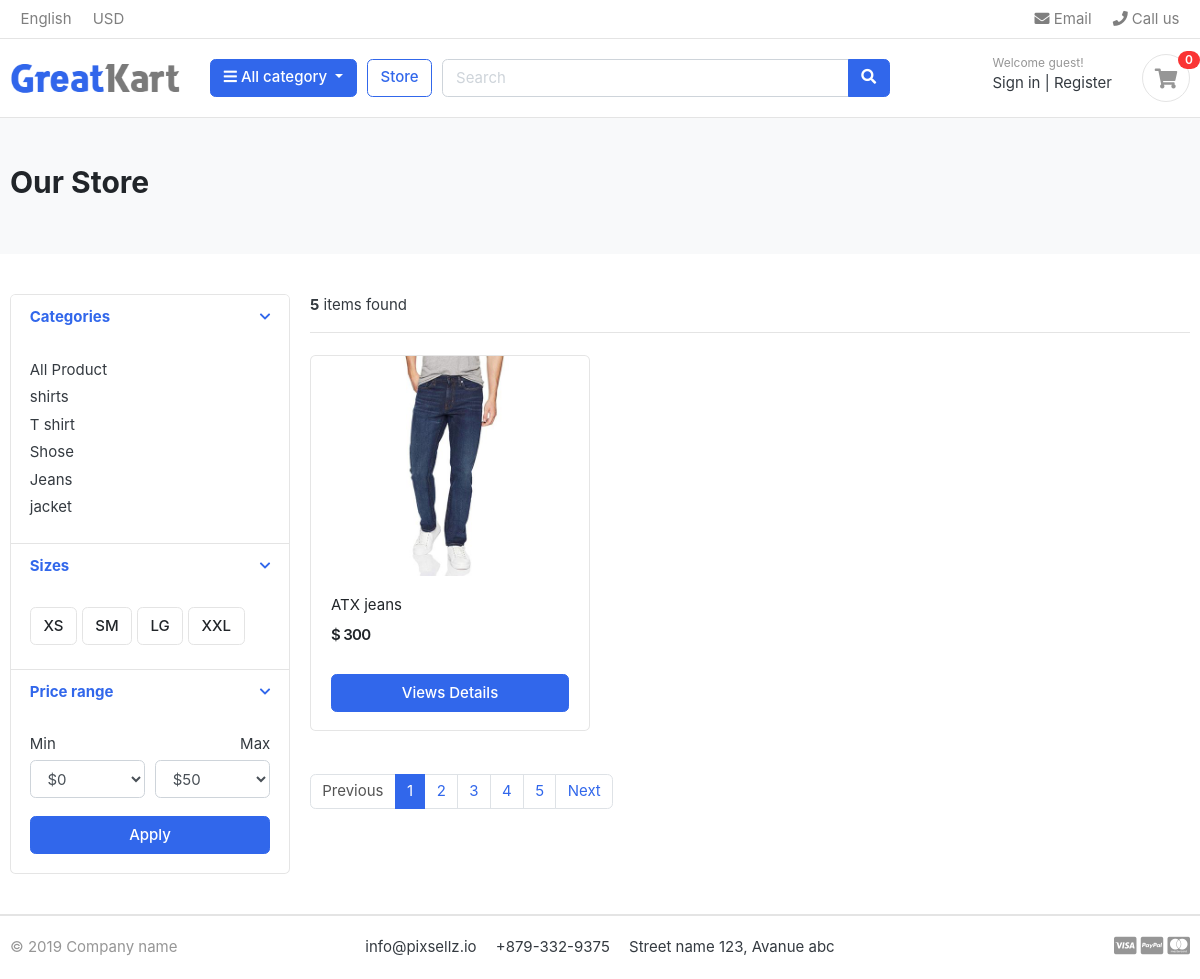
/store/, run on the app's committed database.
### category/models.py (models this page shows)
class Category(models.Model):
    category_name= models.CharField(max_length=100,unique=True)
    slug=models.SlugField(max_length=100,unique=True)
    description=models.TextField(max_length=100,blank=True)
    cat_image=models.ImageField(upload_to='photos/category/',blank=True)
    def get_url(self):
            return reverse('products_by_category',args=[self.slug])
    def __str__(self):
        return self.category_name

### store/models.py (models this page shows, shortened)
class Product(models.Model):
    name=models.CharField(max_length=10)
    slug=models.SlugField(max_length=10)
    description=models.TextField(max_length=10,blank=True)
    price=models.IntegerField()
    image=models.ImageField(upload_to='photos/products')
    stock=models.IntegerField()
    is_available=models.BooleanField(default=True)
    category=models.ForeignKey(Category,on_delete=models.CASCADE)
    created_date= models.DateTimeField(auto_now_add=True)
    modified_date=models.DateTimeField(auto_now=True)
    def get_url(self):
        return reverse('product_detail',args=[self.category.slug,self.slug])

### store/views.py (the view)
# urls.py: path("store/",include('store.urls')),
def store(request,category_slug=None):
    category=None
    product=None
    if category_slug!=None:
        category= get_object_or_404(Category,slug=category_slug)
        product = Product.objects.filter(category=category,is_available=True)
        paginator= Paginator(product,1)
        page=request.GET.get('page')
        paged_product=paginator.get_page(page)
        product_count=product.count()
    else:
        product =Product.objects.all().filter(is_available=True).order_by('id')
        paginator = Paginator(product,1)
        page= request.GET.get('page')
        paged_product =paginator.get_page(page)
        product_count=product.count()
    context={
                "product":paged_product,
                'product_count':product_count
            }
    return render(request, "store/store.html",context)

### carts/context_proceesor.py (called while the page is built)
def counter(request):
    cart_count=0
    if 'admin' in request.path:
        return {}
    else:
        try:
            cart =Cart.objects.filter(cart_id=_cart_id(request))
            cart_items =CartItem.objects.all().filter(cart=cart[:1])
            for cart_item in cart_items:
                cart_count+=cart_item.quantity
        except Cart.DoesNotExist:
            cart_count=0
    return dict(cart_count=cart_count)

### carts/views.py (called while the page is built)
def _cart_id(request):
    cart = request.session.session_key
    if not cart:
        cart = request.session.create()
    return cart

### category/context_processore.py (called while the page is built)
def manu_list(request):
    links=Category.objects.all()
    print("--", dict(link=links))
    return dict(link=links)

### store/templates/store/store.html (shortened to what this page needs)
{%extends 'base.html'%}
{%load static%}
{% block content %}
<section class="section-pagetop bg">
<div class="container">
	{%if 'search' in request.path%}
	  <h2 class="title-page">Search result</h2>
	{%else%}
	   <h2 class="title-page">Our Store</h2>
	{%endif%}
</div>
</section>
<section class="section-content padding-y">
<div class="container">
<div class="row">
	<aside class="col-md-3">
<div class="card">
	<article class="filter-group">
		<header class="card-header">
			<a href="#" data-toggle="collapse" data-target="#collapse_1" aria-expanded="true" class="">
				<i class="icon-control fa fa-chevron-down"></i>
				<h6 class="title">Categories</h6>
			</a>
		</header>
		<div class="filter-content collapse show" id="collapse_1" style="">
			<div class="card-body">
				<ul class="list-menu">
				    <li><a href="{% url 'store' %}">All Product</a></li>
					{%for category in link%}
				<li><a href="{{category.get_url}}">{{category.category_name}}</a></li>
					{%endfor%}
				</ul>
			</div>
		</div>
	</article>
	<article class="filter-group">
		<header class="card-header">
			<a href="#" data-toggle="collapse" data-target="#collapse_4" aria-expanded="true" class="">
				<i class="icon-control fa fa-chevron-down"></i>
				<h6 class="title">Sizes </h6>
			</a>
		</header>
		<div class="filter-content collapse show" id="collapse_4" style="">
			<div class="card-body">
			  <label class="checkbox-btn">
			    <span class="btn btn-light"> XS </span>
			  </label>
			  <label class="checkbox-btn">
			    <span class="btn btn-light"> SM </span>
			  </label>
			  <label class="checkbox-btn">
			    <span class="btn btn-light"> LG </span>
			  </label>
			  <label class="checkbox-btn">
			    <span class="btn btn-light"> XXL </span>
			  </label>
		</div>
		</div>
	</article>
	<article class="filter-group">
		<header class="card-header">
			<a href="#" data-toggle="collapse" data-target="#collapse_3" aria-expanded="true" class="">
				<i class="icon-control fa fa-chevron-down"></i>
				<h6 class="title">Price range </h6>
			</a>
		</header>
		<div class="filter-content collapse show" id="collapse_3" style="">
			<div class="card-body">
				<div class="form-row">
				<div class="form-group col-md-6">
				  <label>Min</label>
				  	<select class="mr-2 form-control">
						<option value="0">$0</option>
					</select>
				</div>
				<div class="form-group text-right col-md-6">
				  <label>Max</label>
				  	<select class="mr-2 form-control">
						<option value="50">$50</option>
					</select>
				</div>
				</div>
				<button class="btn btn-block btn-primary">Apply</button>
			</div>
		</div>
	</article>
</div>
	</aside>
	<main class="col-md-9">
<header class="border-bottom mb-4 pb-3">
		<div class="form-inline">
			<span class="mr-md-auto"><b>{{product_count}}</b> items found </span>
		</div>
</header>
<div class="row">
	{%if product%}
    {%for product in product %}
	<div class="col-md-4">
		<figure class="card card-product-grid">
			<div class="img-wrap">
				<a href="{{product.get_url}}"><img src="{{product.image.url}}"></a>
			</div>
			<figcaption class="info-wrap">
				<div class="fix-height">
					<a href="{{product.get_url}}" class="title">{{product.name}}</a>
					<div class="price-wrap mt-2">
						<span class="price">$ {{product.price}}</span>
					</div>
				</div>
				<a href="{{product.get_url}}" class="btn btn-block btn-primary">Views Details</a>
			</figcaption>
		</figure>
	</div>
    {%endfor%}
	{%else%}
	<div>
		<h2>No Result found.please try again</h2>
	</div>
   {%endif%}
</div>
<nav class="mt-4" aria-label="Page navigation sample">
  {% if product.has_other_pages%}
  <ul class="pagination">
		{% if product.has_previous%}
		    <li class="page-item"><a class="page-link" href="?page={{product.previous_page_number}}">Previous</a></li>
		{%else %}
		    <li class="page-item disabled"><a class="page-link" href="#">Previous</a></li>
		{% endif %}
		{% for i in product.paginator.page_range %}
			{%if product.number == i%}
				<li class="page-item active"><a class="page-link" href="#">{{i}}</a></li>
			{%else%}
				<li class="page-item"><a class="page-link" href="?page={{i}}">{{i}}</a></li>
		    {%endif%}
		{%endfor%}
		{%if product.has_next%}
		   <li class="page-item"><a class="page-link" href="?page={{product.next_page_number}}">Next</a></li>
		{%else%}
            <li class="page-item-disabled"><a class="page-link" href="#">Next</a></li>
		{%endif%}
   </ul>
  {%endif%}
</nav>
	</main>
</div>
</div>
</section>
{%endblock%}

### templates/base.html (shortened to what this page needs)
{%load static%}
<!DOCTYPE HTML>
<html lang="en">
<head>
<link href="{% static 'css/bootstrap.css' %}" rel="stylesheet" type="text/css"/>
<link href="{% static 'fonts/fontawesome/css/all.min.css'%}" type="text/css" rel="stylesheet">
<link href="{% static 'css/ui.css' %}" rel="stylesheet" type="text/css"/>
<link href="{%static 'css/responsive.css'%}" rel="stylesheet" media="only screen and (max-width: 1200px)" />
</head>
<body>
    {% include 'includes/nav.html' %}
    {%block content%}
    {%endblock%}
      {% include 'includes/footer.html' %}
</body>

### templates/includes/nav.html (shortened to what this page needs)
{%load static%}
<header class="section-header">
<nav class="navbar p-md-0 navbar-expand-sm navbar-light border-bottom">
<div class="container">
  <div class="collapse navbar-collapse" id="navbarTop4">
    <ul class="navbar-nav mr-auto">
    	<li class="nav-item dropdown">
		 	<a href="#" class="nav-link">   English </a>
		</li>
		<li class="nav-item dropdown">
			<a href="#" class="nav-link"> USD </a>
		</li>
    </ul>
    <ul class="navbar-nav">
		<li><a href="#" class="nav-link"> <i class="fa fa-envelope"></i> Email </a></li>
		<li><a href="#" class="nav-link"> <i class="fa fa-phone"></i> Call us </a></li>
	</ul>
  </div>
</div>
</nav>
<section class="header-main border-bottom">
	<div class="container">
<div class="row align-items-center">
	<div class="col-lg-2 col-md-3 col-6">
		<a href="{%url 'home'%}" class="brand-wrap">
			<img class="logo" src="{%static './images/logo.png'%}">
		</a>
	</div>
	<div class="col-lg col-sm col-md col-6 flex-grow-0">
		<div class="category-wrap dropdown d-inline-block float-right">
			<button type="button" class="btn btn-primary dropdown-toggle" data-toggle="dropdown">
				<i class="fa fa-bars"></i> All category
			</button>
		</div>
	</div>
	<a href="{%url 'store'%}" class="btn btn-outline-primary">Store</a>
	<div class="col-lg  col-md-6 col-sm-12 col">
		<form action="{%url 'search'%}" class="search" method="GET">
			<div class="input-group w-100">
			    <input type="text" class="form-control" style="width:60%;" placeholder="Search" name="keyword">
			    <div class="input-group-append">
			      <button class="btn btn-primary" type="submit">
			        <i class="fa fa-search"></i>
			      </button>
			    </div>
		    </div>
		</form>
	</div>
	<div class="col-lg-3 col-sm-6 col-8 order-2 order-lg-3">
				<div class="d-flex justify-content-end mb-3 mb-lg-0">
					<div class="widget-header">
						<small class="title text-muted">Welcome guest!</small>
						<div>
							<a href="./signin.html">Sign in</a> <span class="dark-transp"> | </span>
							<a href="./register.html"> Register</a>
						</div>
					</div>
					<a href="{%url 'cart'%}" class="widget-header pl-3 ml-3">
						<div class="icon icon-sm rounded-circle border"><i class="fa fa-shopping-cart"></i></div>
						<span class="badge badge-pill badge-danger notify">{{cart_count}}</span>
					</a>
				</div>
			</div>
</div>
	</div>
</section>
</header>

### templates/includes/footer.html
{%load static%}
<footer class="section-footer border-top">
	<div class="container">
		<section class="footer-bottom border-top row">
			<div class="col-md-2">
				<p class="text-muted"> &copy 2019 Company name </p>
			</div>
			<div class="col-md-8 text-md-center">
				<span  class="px-2">info@pixsellz.io</span>
				<span  class="px-2">+879-332-9375</span>
				<span  class="px-2">Street name 123, Avanue abc</span>
			</div>
			<div class="col-md-2 text-md-right text-muted">
				<i class="fab fa-lg fa-cc-visa"></i>
				<i class="fab fa-lg fa-cc-paypal"></i>
				<i class="fab fa-lg fa-cc-mastercard"></i>
			</div>
		</section>
	</div>
</footer>

### static/css/ui.css (style rules this page uses)
html { font-family: "Inter", sans-serif; font-size: 15px; }
.img-wrap { text-align: center; display: block; }
.img-wrap img { max-width: 100%; }
.price-wrap { letter-spacing: -0.7px; }
.icon-xs, .icon-sm, .icon-md, .icon-lg { display: inline-block; text-align: center; flex-shrink: 0; flex-grow: 0; }
.icon-sm { width: 48px; height: 48px; line-height: 48px !important; font-size: 20px; }
.padding-y { padding-top: 40px; padding-bottom: 40px; }
figure { margin-bottom: 0; }
article:after, .form-group:after { display: block; clear: both; content: ""; }
.bg { background-color: #f8f9fa; }
.title-page { color: #212529; }
p:last-child { margin-bottom: 0; }
.header-main { position: relative; padding-top: 1rem; padding-bottom: 1rem; }
.brand-wrap .logo, .navbar-brand .logo { margin-right: 7px; max-height: 42px; display: inline-block; }
.widget-header { display: inline-block; vertical-align: middle; position: relative; }
.widget-header a { color: #343a40; }
.widget-header i { color: #969696; }
.widget-header .title { display: block; }
.widget-header .notify { position: absolute; top: -3px; right: -10px; }
.footer-bottom { padding-top: 20px; padding-bottom: 20px; }
.btn-light { background-color: #fff; border-color: #e4e4e4; }
[class*=list-] li:after { visibility: hidden; display: block; content: ""; overflow: hidden; height: 0; clear: both; }
.list-menu { list-style: none; margin: 0; padding-left: 0; }
.list-menu li { margin-bottom: 5px; }
.list-menu a { color: #343a40; }
[class*=card-product] a.title { color: #212529; display: block; }
[class*=card-product] .img-wrap { overflow: hidden; position: relative; }
[class*=card-product] .img-wrap img { height: 100%; max-width: 100%; width: auto; display: inline-block; -o-object-fit: cover; object-fit: cover; }
.card-product-grid { margin-bottom: 20px; }
.card-product-grid .img-wrap { border-radius: 0.2rem 0.2rem 0 0; height: 220px; }
.card-product-grid .info-wrap { overflow: hidden; padding: 18px 20px; }
.card-product-grid .fix-height { height: 80px; overflow: hidden; }
.card .img-wrap { overflow: hidden; }
.notify { position: absolute; top: -4px; right: -10px; display: inline-block; padding: 0.25em 0.6em; font-size: 12px; line-height: 1; text-align: center; border-radius: 3rem; color: #fff; background-color: #fa3434; }
.price { font-weight: 600; color: #212529; }
.icon-control { margin-top: 5px; float: right; font-size: 80%; }
.card-header .title { margin-bottom: 0; line-height: 1.5; }
.filter-group { border-bottom: 1px solid #e4e4e4; }
.filter-group .card-header { border-bottom: 0; }
.filter-group:last-child { border-bottom: 0; }
.checkbox-btn { position: relative; }
.section-pagetop { padding: 45px 0; }

### data on the page
Category: category_name "shirts"
Category: category_name "T shirt"
Category: category_name "Shose"
Category: category_name "Jeans"
Category: category_name "jacket"
Product: image (picture), name "ATX jeans", price "300"

### other printed values
{{ cart_count }} "0"
{{ product_count }} "5"
{{ i }} "1"
{{ i }} "2" "3" "4" "5"
